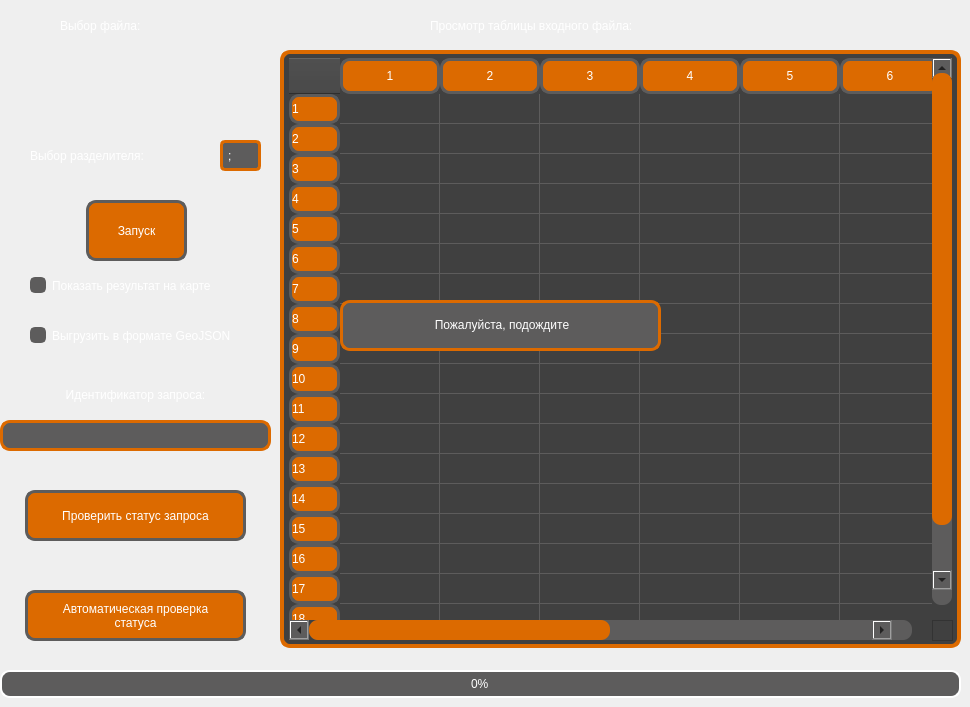
    <widget class="QWidget" name="tab">
     <property name="sizePolicy">
      <sizepolicy hsizetype="Preferred" vsizetype="Preferred">
       <horstretch>0</horstretch>
       <verstretch>0</verstretch>
      </sizepolicy>
     </property>
     <attribute name="title">
      <string>Выбор файла</string>
     </attribute>
     <widget class="QTableWidget" name="tableWidget">
      <property name="geometry">
       <rect>
        <x>280</x>
        <y>50</y>
        <width>681</width>
        <height>598</height>
       </rect>
      </property>
      <property name="styleSheet">
       <string notr="true">QTableView {
color: rgb(255, 255, 255);
gridline-color: rgb(93,92,92);
	font: 10pt &quot;Roboto&quot;;
	

   
	background-color: rgb(64, 64, 64);
   
	selection-color: white;
    selection-background-color: #ff8c00;
    border: 4px solid #dc6a00;
    border-radius: 10px;
    padding: 4px 5px;
}


QHeaderView{
font: 57 10pt &quot;Roboto Medium&quot;;
qproperty-defaultAlignment: AlignCenter;
background-color:rgb(64, 64, 64);
border-radius:10px;
}


QHeaderView::section {
color: white;
background-color:#dc6a00;
border: 3px solid #f6f7fa;
border-radius:10px;
border-color: #5d5c5c;
height:30px;
width:45px;
}


QTableCornerButton::section {
    background-color: rgb(64, 64, 64);
}


 QScrollBar:vertical
 {
     background-color: rgb(93, 92, 92);
     width: 20px;
     margin: 15px 0px 15px 0px;
     border: 1px transparent #2A2929;
     border-radius: 9px;
 }

 QScrollBar::handle:vertical
 {
      background-color:  #dc6a00;       
  min-width: 20px;
     min-height: 20px;
     border-radius: 9px;
 }

 QScrollBar::sub-line:vertical
 {
     margin: 3px 0px 3px 0px;
     border-image: url(:/qss_icons/rc/up_arrow_disabled.png);
     width: 20px;
     height: 20px;
     subcontrol-position: top;
     subcontrol-origin: margin;
 }

 QScrollBar::add-line:vertical
 {
     margin: 3px 0px 3px 0px;
     border-image: url(:/qss_icons/rc/down_arrow_disabled.png);
     height: 10px;
     width: 10px;
     subcontrol-position: bottom;
     subcontrol-origin: margin;
 }

 QScrollBar::sub-line:vertical:hover,QScrollBar::sub-line:vertical:on
 {

     border-image: url(:/qss_icons/rc/up_arrow.png);
     height: 10px;
     width: 10px;
     subcontrol-position: top;
     subcontrol-origin: margin;
 }


 QScrollBar::add-line:vertical:hover, QScrollBar::add-line:vertical:on
 {
     border-image: url(:/qss_icons/rc/down_arrow.png);
     height: 10px;
     width: 10px;
     subcontrol-position: bottom;
     subcontrol-origin: margin;
 }

 QScrollBar::up-arrow:vertical, QScrollBar::down-arrow:vertical
 {
     background: none;
 }


 QScrollBar::add-page:vertical, QScrollBar::sub-page:vertical
 {
     background: none;
 }




QScrollBar:horizontal
 {
     height: 20px;
     margin: 0px 20px 0px 20px;
     border: 1px transparent #2A2929;
     border-radius: 9px; 
	background-color: rgb(93, 92, 92);
 }

 QScrollBar::handle:horizontal
 {
     background-color: #dc6a00;      
     min-width: 20px;
     min-height: 20px;
     border-radius: 9px;
 }

 QScrollBar::add-line:horizontal
 {
     margin: 0px 4px 0px 4px;
     border-image: url(./images/right_arrow_disabled.png);       
     width: 20px;
     height: 20px;
     subcontrol-position: right;
     subcontrol-origin: margin;
 }

 QScrollBar::sub-line:horizontal
 {
     margin: 0px 3px 0px 3px;
     border-image: url(./images/left_arrow_disabled.png);        
     height: 10px;
     width: 10px;
     subcontrol-position: left;
     subcontrol-origin: margin;
 }

 QScrollBar::add-line:horizontal:hover,QScrollBar::add-line:horizontal:on
 {
     border-image: url(./images/right_arrow.png);               
     height: 10px;
     width: 10px;
     subcontrol-position: right;
     subcontrol-origin: margin;
 }


 QScrollBar::sub-line:horizontal:hover, QScrollBar::sub-line:horizontal:on
 {
     border-image: url(./images/left_arrow.png);               
     height: 10px;
     width: 10px;
     subcontrol-position: left;
     subcontrol-origin: margin;
 }

 QScrollBar::up-arrow:horizontal, QScrollBar::down-arrow:horizontal
 {
     background: none;
 }


 QScrollBar::add-page:horizontal, QScrollBar::sub-page:horizontal
 {
     background: none;
 }
</string>
      </property>
      <property name="inputMethodHints">
       <set>Qt::ImhNone</set>
      </property>
      <property name="selectionMode">
       <enum>QAbstractItemView::ExtendedSelection</enum>
      </property>
      <property name="textElideMode">
       <enum>Qt::ElideRight</enum>
      </property>
      <property name="rowCount">
       <number>20</number>
      </property>
      <property name="columnCount">
       <number>10</number>
      </property>
      <attribute name="horizontalHeaderCascadingSectionResizes">
       <bool>false</bool>
      </attribute>
      <attribute name="horizontalHeaderHighlightSections">
       <bool>true</bool>
      </attribute>
      <attribute name="horizontalHeaderShowSortIndicator" stdset="0">
       <bool>false</bool>
      </attribute>
      <attribute name="verticalHeaderCascadingSectionResizes">
       <bool>false</bool>
      </attribute>
      <attribute name="verticalHeaderShowSortIndicator" stdset="0">
       <bool>false</bool>
      </attribute>
      <row/>
      <row/>
      <row/>
      <row/>
      <row/>
      <row/>
      <row/>
      <row/>
      <row/>
      <row/>
      <row/>
      <row/>
      <row/>
      <row/>
      <row/>
      <row/>
      <row/>
      <row/>
      <row/>
      <row/>
      <column/>
      <column/>
      <column/>
      <column/>
      <column/>
      <column/>
      <column/>
      <column/>
      <column/>
      <column/>
     </widget>
     <widget class="QLabel" name="label_2">
      <property name="geometry">
       <rect>
        <x>430</x>
        <y>10</y>
        <width>371</width>
        <height>31</height>
       </rect>
      </property>
      <property name="styleSheet">
       <string notr="true">font: 87 13pt &quot;Roboto&quot;;
color: rgb(255, 255, 255);
background-color:none;
 border: none;  
</string>
      </property>
      <property name="text">
       <string>Просмотр таблицы входного файла:</string>
      </property>
     </widget>
     <widget class="QProgressBar" name="progressBar">
      <property name="geometry">
       <rect>
        <x>0</x>
        <y>670</y>
        <width>961</width>
        <height>28</height>
       </rect>
      </property>
      <property name="styleSheet">
       <string notr="true">QProgressBar{
color: rgb(255, 255, 255);
font: 57 10pt &quot;Roboto Medium&quot;;
text-align: center ;
  
}
QProgressBar:horizontal {
border: 2px solid white;
border-radius: 10px;
background: #5d5c5c;

}
QProgressBar::chunk:horizontal {
background-color: rgb(220, 106, 0);
border-radius: 7px;
}</string>
      </property>
      <property name="value">
       <number>0</number>
      </property>
     </widget>
     <widget class="QPushButton" name="select_csv">
      <property name="geometry">
       <rect>
        <x>100</x>
        <y>60</y>
        <width>61</width>
        <height>61</height>
       </rect>
      </property>
      <property name="styleSheet">
       <string notr="true">QPushButton{

 background: url(./img/csv_imp_off.png);
background-position: center ;
border: none;
}

QPushButton:Hover {
background: url(./img/csv_imp_hov.png);
background-position: center ;

}
QPushButton:pressed {
 background: url(./img/csv_imp_on.png);
background-position: center ;

}</string>
      </property>
      <property name="text">
       <string/>
      </property>
     </widget>
     <widget class="QLabel" name="label">
      <property name="geometry">
       <rect>
        <x>60</x>
        <y>0</y>
        <width>151</width>
        <height>51</height>
       </rect>
      </property>
      <property name="styleSheet">
       <string notr="true">QLabel{
font: 87 14pt &quot;Roboto&quot;;
color: rgb(255, 255, 255);
background-color:none;
 border: none;  
}</string>
      </property>
      <property name="text">
       <string>Выбор файла:</string>
      </property>
     </widget>
     <widget class="QPushButton" name="Button_start">
      <property name="geometry">
       <rect>
        <x>86</x>
        <y>200</y>
        <width>101</width>
        <height>61</height>
       </rect>
      </property>
      <property name="styleSheet">
       <string notr="true">
QPushButton{
font: 87 10pt &quot;Roboto&quot;;
color: rgb(255, 255, 255);

background-color: rgb(220, 106, 0);
background-position: center ;
 border: 3px solid  rgb(93, 92, 92);  
    border-radius: 10px;
}

QPushButton:Hover {
background-color: rgb(255, 119, 0);
background-position: center ;
 border: 3px solid  rgb(93, 92, 92);  
    border-radius: 10px;

}
QPushButton:pressed {
background-color: rgb(255, 132, 0);
 border: 3px solid  rgb(93, 92, 92);  
    border-radius: 10px;

}</string>
      </property>
      <property name="text">
       <string>Запуск</string>
      </property>
     </widget>
     <widget class="QCheckBox" name="checkBox">
      <property name="geometry">
       <rect>
        <x>30</x>
        <y>270</y>
        <width>241</width>
        <height>31</height>
       </rect>
      </property>
      <property name="styleSheet">
       <string notr="true">QCheckBox {
font: 87 9pt &quot;Roboto&quot;;
color: rgb(255, 255, 255);
background-color:none;
 border: none;  
}
QCheckBox::indicator:checked {
    color: #b1b1b1;
   background: url(./img/check_box.png);
background-position: center ;
background-color: rgb(93, 92, 92);
    border: 2px solid rgb(93, 92, 92);
    border-radius: 5px;
    width: 12px;
    height: 12px;
    
} 
QCheckBox::indicator:unchecked {
    color: #b1b1b1;
	background-color: rgb(93, 92, 92);
    border: 2px solid rgb(93, 92, 92);
    border-radius: 5px;
    width: 12px;
    height:12px;
    
} </string>
      </property>
      <property name="text">
       <string>Показать результат на карте</string>
      </property>
     </widget>
     <widget class="QLineEdit" name="lineEdit_id">
      <property name="geometry">
       <rect>
        <x>0</x>
        <y>420</y>
        <width>271</width>
        <height>31</height>
       </rect>
      </property>
      <property name="toolTip">
       <string>&lt;html&gt;&lt;head/&gt;&lt;body&gt;&lt;p align=&quot;center&quot;&gt;Использовать только при пакетном геокодировании&lt;/p&gt;&lt;/body&gt;&lt;/html&gt;</string>
      </property>
      <property name="styleSheet">
       <string notr="true">QLineEdit {
font: 10pt &quot;Roboto&quot;;
color: rgb(255, 255, 255);
background-color: rgb(93, 92, 92);
 border: 3px solid  #dc6a00;  
    border-radius: 10px;
}
QToolTip { 
background-color: rgb(64, 64, 64); 
color: white; 
border: 2px solid  rgb(93, 92, 92);
}</string>
      </property>
      <property name="text">
       <string/>
      </property>
     </widget>
     <widget class="QLabel" name="label_id">
      <property name="geometry">
       <rect>
        <x>30</x>
        <y>380</y>
        <width>211</width>
        <height>31</height>
       </rect>
      </property>
      <property name="styleSheet">
       <string notr="true">color: rgb(255, 255, 255);
font: 57 10pt &quot;Roboto Medium&quot;;
background-color:none;
border: none;  

</string>
      </property>
      <property name="text">
       <string>&lt;html&gt;&lt;head/&gt;&lt;body&gt;&lt;p align=&quot;center&quot;&gt;Идентификатор запроса:&lt;/p&gt;&lt;/body&gt;&lt;/html&gt;</string>
      </property>
     </widget>
     <widget class="QPushButton" name="Button_check_id">
      <property name="geometry">
       <rect>
        <x>25</x>
        <y>490</y>
        <width>221</width>
        <height>51</height>
       </rect>
      </property>
      <property name="toolTip">
       <string>&lt;html&gt;&lt;head/&gt;&lt;body&gt;&lt;p align=&quot;center&quot;&gt;Использовать только при пакетном геокодировании&lt;/p&gt;&lt;/body&gt;&lt;/html&gt;</string>
      </property>
      <property name="styleSheet">
       <string notr="true">
QPushButton{
font: 87 10pt &quot;Roboto&quot;;
color: rgb(255, 255, 255);

background-color: rgb(220, 106, 0);
background-position: center ;
 border: 3px solid  rgb(93, 92, 92);  
    border-radius: 10px;
}

QPushButton:Hover {
background-color: rgb(255, 119, 0);
background-position: center ;
 border: 3px solid  rgb(93, 92, 92);  
    border-radius: 10px;

}
QPushButton:pressed {
background-color: rgb(255, 132, 0);
 border: 3px solid  rgb(93, 92, 92);  
    border-radius: 10px;

}

QToolTip { 
background-color: rgb(64, 64, 64); 
color: white; 
border: 2px solid  rgb(93, 92, 92);
}</string>
      </property>
      <property name="text">
       <string>Проверить статус запроса</string>
      </property>
     </widget>
     <widget class="QPushButton" name="Button_check_id_auto">
      <property name="geometry">
       <rect>
        <x>25</x>
        <y>590</y>
        <width>221</width>
        <height>51</height>
       </rect>
      </property>
      <property name="toolTip">
       <string>&lt;html&gt;&lt;head/&gt;&lt;body&gt;&lt;p align=&quot;center&quot;&gt;Использовать только при пакетном геокодировании&lt;/p&gt;&lt;/body&gt;&lt;/html&gt;</string>
      </property>
      <property name="styleSheet">
       <string notr="true">
QPushButton{
font: 87 10pt &quot;Roboto&quot;;
color: rgb(255, 255, 255);

background-color: rgb(220, 106, 0);
background-position: center ;
 border: 3px solid  rgb(93, 92, 92);  
    border-radius: 10px;
}

QPushButton:Hover {
background-color: rgb(255, 119, 0);
background-position: center ;
 border: 3px solid  rgb(93, 92, 92);  
    border-radius: 10px;

}
QPushButton:pressed {
background-color: rgb(255, 132, 0);
 border: 3px solid  rgb(93, 92, 92);  
    border-radius: 10px;

}

QToolTip { 
background-color: rgb(64, 64, 64); 
color: white; 
border: 2px solid  rgb(93, 92, 92);
}</string>
      </property>
      <property name="text">
       <string>Автоматическая проверка
статуса</string>
      </property>
     </widget>
     <widget class="QCheckBox" name="checkBox_create_json">
      <property name="geometry">
       <rect>
        <x>30</x>
        <y>320</y>
        <width>251</width>
        <height>31</height>
       </rect>
      </property>
      <property name="toolTip">
       <string>&lt;html&gt;&lt;head/&gt;&lt;body&gt;&lt;p align=&quot;center&quot;&gt;GeoJSON имеет то же имя и директорию, что и у CSV-файла&lt;/p&gt;&lt;/body&gt;&lt;/html&gt;</string>
      </property>
      <property name="styleSheet">
       <string notr="true">QCheckBox {
font: 87 9pt &quot;Roboto&quot;;
color: rgb(255, 255, 255);
background-color:none;
 border: none;  
}
QCheckBox::indicator:checked {
    color: #b1b1b1;
   background: url(./img/check_box.png);
background-position: center ;
background-color: rgb(93, 92, 92);
    border: 2px solid rgb(93, 92, 92);
    border-radius: 5px;
    width: 12px;
    height: 12px;
    
} 
QCheckBox::indicator:unchecked {
    color: #b1b1b1;
	background-color: rgb(93, 92, 92);
    border: 2px solid rgb(93, 92, 92);
    border-radius: 5px;
    width: 12px;
    height:12px;
    
} 
QToolTip { 
background-color: rgb(64, 64, 64); 
color: white; 
border: 2px solid  rgb(93, 92, 92);
}</string>
      </property>
      <property name="text">
       <string>Выгрузить в формате GeoJSON</string>
      </property>
     </widget>
     <widget class="QComboBox" name="comboBox_delimiter">
      <property name="geometry">
       <rect>
        <x>220</x>
        <y>140</y>
        <width>41</width>
        <height>31</height>
       </rect>
      </property>
      <property name="styleSheet">
       <string notr="true">QComboBox {
font: 10pt &quot;Roboto&quot;;
padding: 5px 5px 5px 5px;
color: rgb(255, 255, 255);
background-color: rgb(93, 92, 92);
 border: 3px solid  #dc6a00;  
    border-radius: 5px;

}
QComboBox QAbstractItemView {

    background-color:  rgb(93, 92, 92);
    border: 3px solid #dc6a00;
    border-radius: 5px;
    color: white;
    padding: 5px 5px 5px 5px;
    selection-background-color: rgb(88, 88, 88);
    selection-color: rgb(200, 200, 200);
}

QComboBox::drop-down 
{
    border: 0px; 
}
QComboBox::down-arrow{
 background: url(./img/arrow_combo_box-3.png);
background-position: center ;
border:  rgb(93, 92, 92);
border-radius: 5px;

}
QComboBox:on { 
    padding-top: 3px;
    padding-left: 4px;
}
QComboBox::down-arrow:on {
    top: 1px;
    left: 1px;
}
</string>
      </property>
      <item>
       <property name="text">
        <string>;</string>
       </property>
      </item>
      <item>
       <property name="text">
        <string>,</string>
       </property>
      </item>
     </widget>
     <widget class="QLabel" name="label_id_3">
      <property name="geometry">
       <rect>
        <x>30</x>
        <y>140</y>
        <width>161</width>
        <height>31</height>
       </rect>
      </property>
      <property name="styleSheet">
       <string notr="true">color: rgb(255, 255, 255);
font: 57 10pt &quot;Roboto Medium&quot;;
background-color:none;
border: none;  

</string>
      </property>
      <property name="text">
       <string>Выбор разделителя:</string>
      </property>
     </widget>
     <widget class="QLabel" name="loading">
      <property name="geometry">
       <rect>
        <x>340</x>
        <y>300</y>
        <width>321</width>
        <height>51</height>
       </rect>
      </property>
      <property name="minimumSize">
       <size>
        <width>321</width>
        <height>51</height>
       </size>
      </property>
      <property name="maximumSize">
       <size>
        <width>321</width>
        <height>51</height>
       </size>
      </property>
      <property name="styleSheet">
       <string notr="true">QLabel{
font: 87 16pt &quot;Roboto&quot;;
color: rgb(255, 255, 255);
background-color: rgb(93, 92, 92);
 border: 3px solid  #dc6a00;  
    border-radius: 10px;
}</string>
      </property>
      <property name="text">
       <string>&lt;html&gt;&lt;head/&gt;&lt;body&gt;&lt;p align=&quot;center&quot;&gt;Пожалуйста, подождите&lt;/p&gt;&lt;/body&gt;&lt;/html&gt;</string>
      </property>
     </widget>
    </widget>
